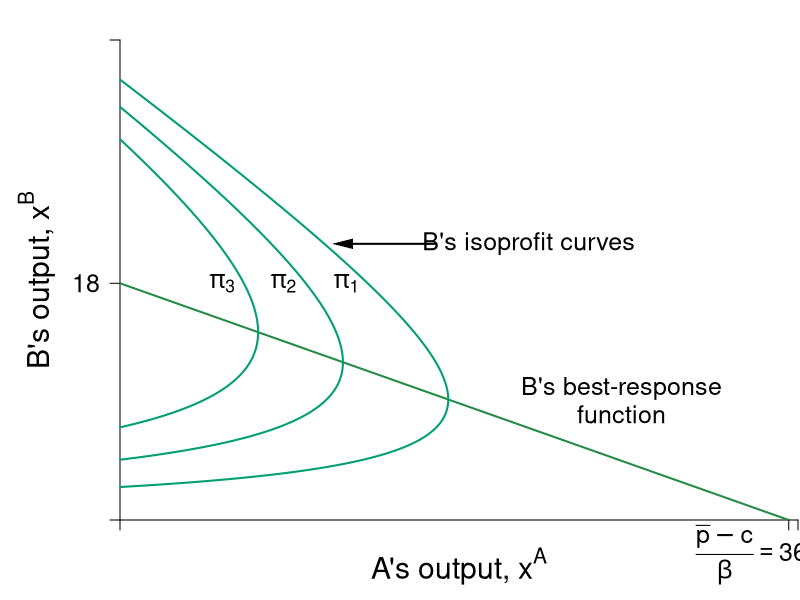

The R script that drew this image:
require(shape)
pdf(file = "competitionmarkets/cournot_brf_isoB.pdf", width = 9, height = 7)

#Set parameters for graphics

pointsize <- 1.8
axislabelsize <- 1.8
labelsize <- 1.5
namesize <- 1.8
annotatesize <- 1.5
graphlinewidth <- 2
segmentlinewidth <- 1.5

COL <- c("#7fc97f", "#beaed4", "#fdc086", "#ffff99", "#386cb0", "#f0027f", "#bf5b17", "#666666")
COLA <- c("#99d8c9","#66c2a4","#41ae76", "#238b45", "#005824")
COLB <- c("#4eb3d3", "#2b8cbe", "#0868ac","#084081")
grays <- gray.colors(25, start = 1, end = 0)
CBCols <- c("#009E73","#0072B2","#E69F00","#CC79A7", "#F0E442")

par(mar =  c(4, 6, 2, 0.1))

piA <- function(xa, xb, s = 0.5, pmax = 20, c1 = 2) {
  (pmax - s*xb)*xa - s*(xa)^2 - c1*xa
}

piB <- function(xa, xb, s = 0.5, pmax = 20, c1 = 2) {
  (pmax - s*xa)*xb - s*(xb)^2 - c1*xb
}

brfB <- function(xa, s = 0.5, pmax = 20, c1 = 2) {
  (pmax - c1)/(2*s) - (1/2)*xa
}

brfA <- function(xa, s = 0.5, pmax = 20, c1 = 2) {
  (pmax - c1)/s - 2*xa
}

xlims <- c(0, 36.5)
ylims <- c(0, 36.5)

npts <- 501 
x <- seq(xlims[1], xlims[2], length.out = npts)
y <- seq(ylims[1], ylims[2], length.out = npts) 
a <- c(42, 72, 102)
b <- c(72, 81, 90)


plot(0, 0, xlim = xlims, ylim = ylims, type = "n",
     xlab = expression(paste("")),
     ylab = expression(paste("")), 
     xaxt = "n", 
     yaxt = "n", 
     cex.lab = axislabelsize, 
     bty = "n",
     xaxs = "i", 
     yaxs = "i")

ticksy <- c(0, NA, NA, 18, NA, ylims[2])
ylabelsnum <- c(NA, NA, NA, 18, NA, NA)
#ylabels <- c(NA, expression(paste(x[1]^B)), expression(paste(x[2]^B)), expression(paste(x[3]^B)), expression(paste(frac(bar(p) - c[1],beta))))
ticksx <- c(0, NA, NA, NA, 36, xlims[2])
#xlabels <- c(NA, expression(paste(x[1]^A)), expression(paste(x[2]^A)), expression(paste(x[3]^A)), NA, NA)
xlabelsnum <- c(NA, NA, NA, NA, expression(paste(frac(bar(p) - c,beta) == 36)), NA)

#xlabels that include labels and numerical values 
#text(7, -2.3, expression(paste(x[1]^A == 9)),xpd = TRUE, cex = labelsize - 0.05)
#text(10, -2.3, expression(paste(x[2]^A == 12)),xpd = TRUE, cex = labelsize - 0.05)
#text(15, -2.3, expression(paste(x[3]^A == 14)),xpd = TRUE, cex = labelsize - 0.05)
#text(20, -2.5, expression(paste(frac(bar(p) - c[1],2*beta) == 18)),xpd = TRUE, cex = labelsize - 0.05)

axis(1, at = ticksx, pos = 0, labels = FALSE, cex.axis = labelsize)
#axis(1, at = ticksx, pos = 0, labels = xlabels, cex.axis = labelsize)
axis(2, at = ticksy, pos = 0, labels = ylabelsnum, las = 1, cex.axis = labelsize)
text(x = c(0, 9.2, 12, 14.75, 34, xlims[2]), par("usr")[3] - 0.4, labels = xlabelsnum, srt = 0, pos = 1, xpd = TRUE, cex = labelsize)

npts <- 500 
xx1 <- seq(xlims[1], xlims[2], length.out = npts)

lines(xx1, brfB(xx1, s = 0.5, pmax = 20, c1 = 2), col = COLA[4], lwd = graphlinewidth)

contour(x, y, 
        outer(x, y, piB),
        drawlabels = FALSE,
        col = CBCols[1],
        lwd = graphlinewidth,
        levels = a, 
        xaxs = "i", 
        yaxs = "i", 
        add = TRUE) 

text(0.5*xlims[2], -3.5, expression(paste("A's output, ", x^A)), xpd = TRUE, cex = axislabelsize) 
text(-4.5, 0.5*ylims[2], expression(paste("B's output, ", x^B)), xpd = TRUE, cex = axislabelsize, srt = 90) 


#B's brf
text(27, 10, expression(paste("B's best-response")), cex = annotatesize)
text(27, 8, expression(paste("function")), cex = annotatesize)
#Arrows(9, 28.2, 9, 23.5, col = "black", lty = 1, lwd = 2, arr.type = "triangle", arr.lwd = 0.5)

#labels for the isoprofits
text(5.5, 18, expression(paste(pi[3])), cex = annotatesize)
text(8.8, 18, expression(paste(pi[2])), cex = annotatesize)
text(12.2, 18, expression(paste(pi[1])), cex = annotatesize)

text(22, 21, expression(paste("B's isoprofit curves")), cex = annotatesize)
Arrows(17, 21, 12, 21, col = "black", lty = 1, lwd = 2, arr.type = "triangle", arr.lwd = 0.5)

dev.off()
